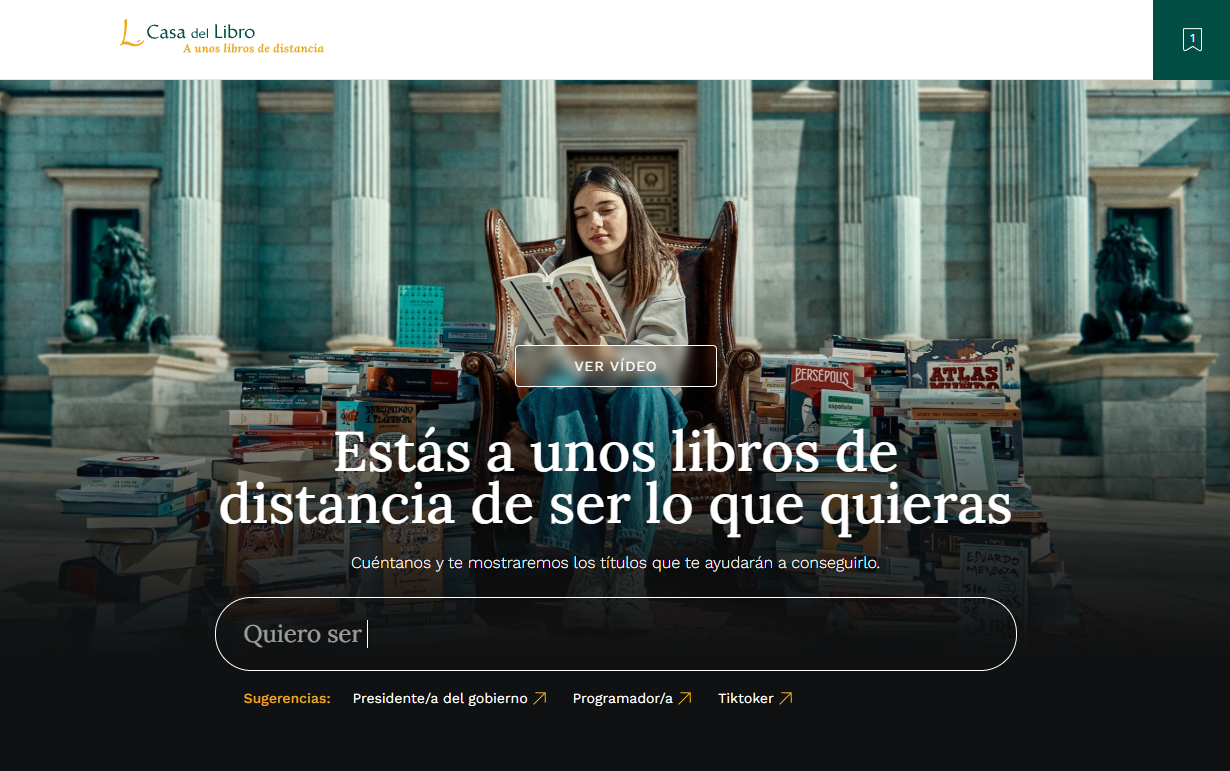
#> input picture assets/images/casadellibro/image01.png, 1230 x 771 px; its folder holds 4 pictures in this run
$ python create_thumbs.py
#> lines starting #> are read from the running program, lines starting #| are printed output that depends on the picture
#> the answer given: assets/images/casadellibro
import os
import sys
from PIL import Image

def create_thumbs(directory):
    # Ensure directory exists
#> called with directory = 'assets/images/casadellibro'
    if not os.path.exists(directory):
        print(f"Directory not found: {directory}")
        return

    print(f"Buscando imágenes en: {directory}")

    # Iterate over files in the directory
    for filename in os.listdir(directory):
        # Check for common image extensions, ignoring SVGs
        if filename.lower().endswith(('.png', '.jpg', '.jpeg', '.webp')):
            file_path = os.path.join(directory, filename)

            # Skip if it's already a thumb to avoid re-processing thumbs
            if "_thumb" in filename:
                continue

            try:
                with Image.open(file_path) as img:
                    # Calculate new size (1/3 of original)
#> img is the input picture: PIL image 1230x771 RGBA; mean R, G, B, A 81.6, 91.7, 88.4, 255
                    new_width = int(img.width / 3)
#> new_width = 410
                    new_height = int(img.height / 3)
#> new_height = 257

                    # Resize using LANCZOS for high quality downsampling
                    img_thumb = img.resize((new_width, new_height), Image.Resampling.LANCZOS)
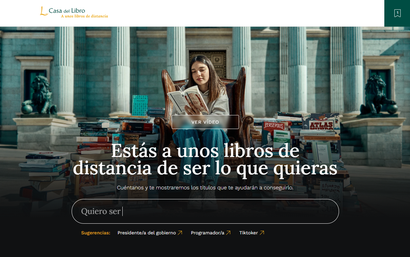
#> img_thumb: PIL image 410x257 RGBA; mean R, G, B, A 81.5, 91.6, 88.3, 255

                    # Construct new filename: name_thumb.webp
                    name, _ = os.path.splitext(filename)
                    thumb_filename = f"thumb_{name}.webp"
                    thumb_path = os.path.join(directory, thumb_filename)

                    # Save the thumbnail as WEBP
                    img_thumb.save(thumb_path, "WEBP")
                    print(f"Created thumb: {thumb_filename} ({new_width}x{new_height})")
#| Created thumb: thumb_image01.webp (410x257)
            except Exception as e:
                print(f"Error processing {filename}: {e}")
#> pass 2 of the loop in create_thumbs, `for filename in os.listdir(directory):`:
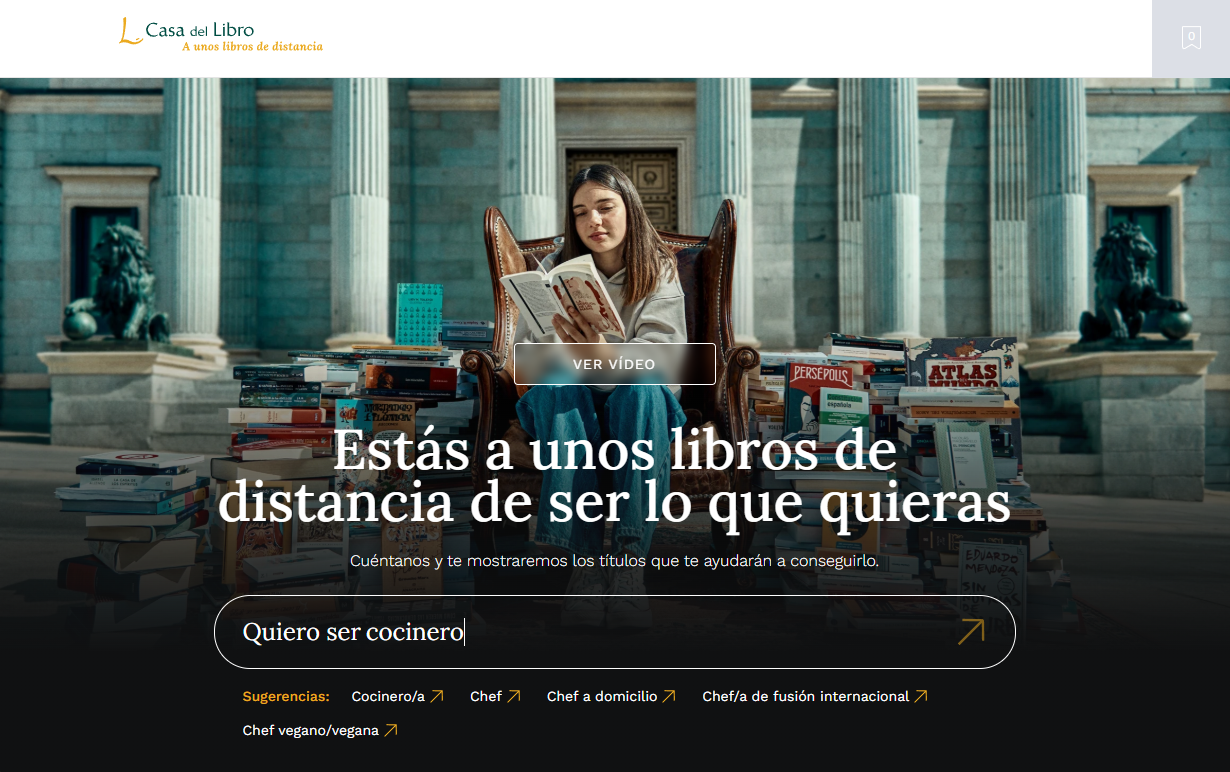
#> input picture assets/images/casadellibro/image02.png, 1230 x 772 px
#> in create_thumbs, img is the input picture: PIL image 1230x772 RGBA; mean R, G, B, A 82.7, 92.4, 89.1, 255
#> in create_thumbs, `img_thumb = img.resize((new_width, new_height), Image.Resampling.LANCZ..`:
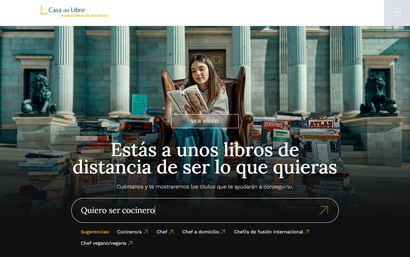
#> img_thumb: PIL image 410x257 RGBA; mean R, G, B, A 82.6, 92.3, 89, 255
#| Created thumb: thumb_image02.webp (410x257)

if __name__ == "__main__":
    # Check if path is provided as argument
    if len(sys.argv) > 1:
        target_folder = sys.argv[1]
    else:
        # Ask user for input
        print("Introduce la ruta de la carpeta de imágenes.")
        print("Ejemplo: assets/images/casadellibro")
        user_input = input("Ruta (o Enter para usar la carpeta actual): ")

        if user_input.strip():
            target_folder = user_input.strip()
        else:
            target_folder = os.getcwd()

    # Handle relative paths
    if not os.path.isabs(target_folder):
        target_folder = os.path.abspath(target_folder)

    create_thumbs(target_folder)
